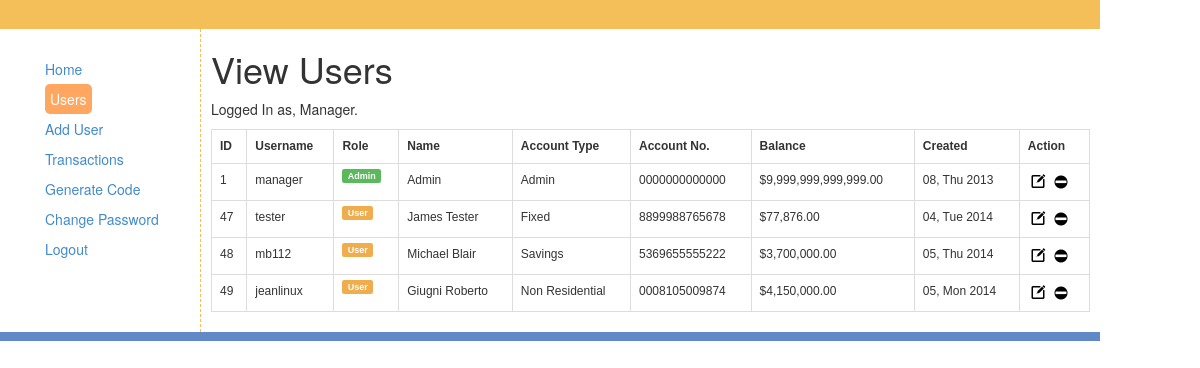
The page /adminPanel/users.php (signed in) on the database its author committed.
### tables this page shows
CREATE TABLE IF NOT EXISTS `tbl_users` (
  `id` int(11) NOT NULL AUTO_INCREMENT,
  `username` varchar(20) NOT NULL,
  `password` varchar(512) NOT NULL,
  `user_level` int(11) NOT NULL,
  `email` varchar(100) NOT NULL,
  `email_code` varchar(100) NOT NULL,
  `time` int(11) NOT NULL,
  `confirmed` int(11) NOT NULL,
  `ip` varchar(20) NOT NULL,
  `suspended` int(11) NOT NULL,
  `full_name` varchar(100) NOT NULL,
  `website` varchar(100) NOT NULL,
  `country` varchar(100) NOT NULL,
  `account_name` varchar(100) NOT NULL,
  `account_type` varchar(100) NOT NULL,
  `account_no` varchar(100) NOT NULL,
  `balance` varchar(100) NOT NULL,
  `accept` tinyint(1) NOT NULL,
  `nickname` varchar(100) NOT NULL,
  `str_address` varchar(255) NOT NULL,
  `city` varchar(100) NOT NULL,
  `state` varchar(100) NOT NULL,
  `tel` varchar(15) NOT NULL,
  `email_address` varchar(50) NOT NULL,
  `image_url` varchar(255) NOT NULL,
  `jii` varchar(255) NOT NULL,
  PRIMARY KEY (`id`)
);

### adminPanel/core/init.php (called while the page is built, shortened)
<?php ob_start();
require_once ('connect/database.php');
require_once ('classes/user.class.php');
$user = new Users($db);

### adminPanel/core/classes/user.class.php (called while the page is built, shortened)
<?php
class Users {
    public  $db;
    public function __construct($database) {
        $this->db = $database;
    }
    public function userdata($id) {
        $query = $this->db->prepare("SELECT * FROM `tbl_users` WHERE `id`= ?");
        $query->bindValue(1, $id);
        try{
            $query->execute();
            return $query->fetch();
        } catch(PDOException $e){
            die($e->getMessage());
        }
    }
    public function getAllUsers() {
        $query = $this->db->prepare("SELECT * FROM `tbl_users` ORDER BY `id` ASC");
        try{
            $query->execute();
        }catch(PDOException $e){
            die($e->getMessage());
        }
        return $query->fetchAll();
    }
}

### adminPanel/users.php (the view, shortened to what this page needs)
<?php
require ('core/init.php');
$users = $user->userdata($_SESSION['id']);
$record = $user->getAllUsers();
?>
<!doctype>
<html lang="en">
<head>
    <link href="assets/css/styles.css" rel="stylesheet">
    <link href="assets/css/bootstrap.css" rel="stylesheet">
</head>
<body>
<div class="main">
    <aside class="left">
        <nav>
            <ul>
                <li><a href="dashboard.php">Home</a></li>
                <li><a class="active" href="users.php">Users</a></li>
                <li><a href="add_user.php">Add User</a></li>
                <li><a href="transactions.php">Transactions</a></li>
                <li><a href="generate.php">Generate Code</a></li>
                <li><a href="change_password.php">Change Password</a></li>
                <li><a href="logout.php">Logout</a></li>
            </ul>
        </nav>
    </aside>
    <aside class="right">
        <h1>View Users</h1>
        <p>
            Logged In as, <?php echo ucfirst($users['username']); ?>.
        </p>
        <div>
            <table class="table table-bordered form">
                <tr>
                    <td style="font-weight:bold;">ID</td>
                    <td style="font-weight:bold;">Username</td>
                    <td style="font-weight:bold;">Role</td>
                    <td style="font-weight:bold;">Name</td>
                    <td style="font-weight:bold;">Account Type</td>
                    <td style="font-weight:bold;">Account No.</td>
                    <td style="font-weight:bold;">Balance</td>
                    <td style="font-weight:bold;">Created</td>
                    <td style="font-weight:bold;">Action</td>
                </tr>
            <?php
                foreach($record as $row){
                    echo "<tr>";
                    echo "<td>";
                    echo $row['id'];
                    echo "</td>";
                    echo "<td>";
                    echo $row['username'];
                    echo "</td>";
                    echo "<td>";
                    $level = $row['user_level'];
                    echo $role = ($level == 5)?  "<span class=\"label label-success\">" . "Admin" . "</span>":   "<span class=\"label label-warning\">" . "User" . "</span>";
                    echo "</td>";
                    echo "<td>";
                    echo $row['account_name'];
                    echo "</td>";
                    echo "<td>";
                    echo $row['account_type'];
                    echo "</td>";
                    echo "<td>";
                    echo $row['account_no'];
                    echo "</td>";
                    echo "<td>";
                    $amount = $row['balance'];
                    echo "\$" . number_format($amount, 2);
                    echo "</td>";
                    echo "<td>";
                    $time = $row['time'];
                    echo date('m, D Y', $time);
                    echo "</td>";
                    echo "<td>";
                    $id = $row['id'];
                    echo "<a href=\"edit.php?id=$id\"><img src=\"assets/img/edit.png\" width=20 height=20></a>
                    <a href=\"delete.php?id=$id\"><img src=\"assets/img/delete.png\" width=20 height=20></a>";
                    echo "</tr>";
                }
            ?>
            </table>
        </div>
    </aside>
</div>
</body>
</html>

### adminPanel/assets/css/styles.css (style rules this page uses)
body { background:#ddd; }
.form { font-family:helvetica,Arial,verdana,sans-serif;font-size:12px; }
.main { position:absolute;width:1100px;margin:0 auto;border-top:29px solid #f4be59;border-bottom:9px solid #6289c7;height:auto; }
aside.left { padding-top:25px;width:200px;float:left; }
aside.right { width:900px;float:left;padding:0 10px 0;border-left:1px dashed #f4be59; }
nav ul { list-style:none; }
nav li { padding: 5px; }
nav .active { background: #ffa660;text-decoration:none;color:#fff;padding:5px;border-radius:5px; }

### rows shown on the page
tbl_users: username "Manager", id "1", username "manager", user_level "Admin", account_name "Admin", account_type "Admin", account_no "0000000000000", balance "9,999,999,999,999.00", time "08, Thu 2013"
tbl_users: id "47", username "tester", user_level "User", account_name "James Tester", account_type "Fixed", account_no "8899988765678", balance "77,876.00", time "04, Tue 2014"
tbl_users: id "48", username "mb112", user_level "User", account_name "Michael Blair", account_type "Savings", account_no "5369655555222", balance "3,700,000.00", time "05, Thu 2014"
tbl_users: id "49", username "jeanlinux", user_level "User", account_name "Giugni Roberto", account_type "Non Residential", account_no "0008105009874", balance "4,150,000.00", time "05, Mon 2014"
